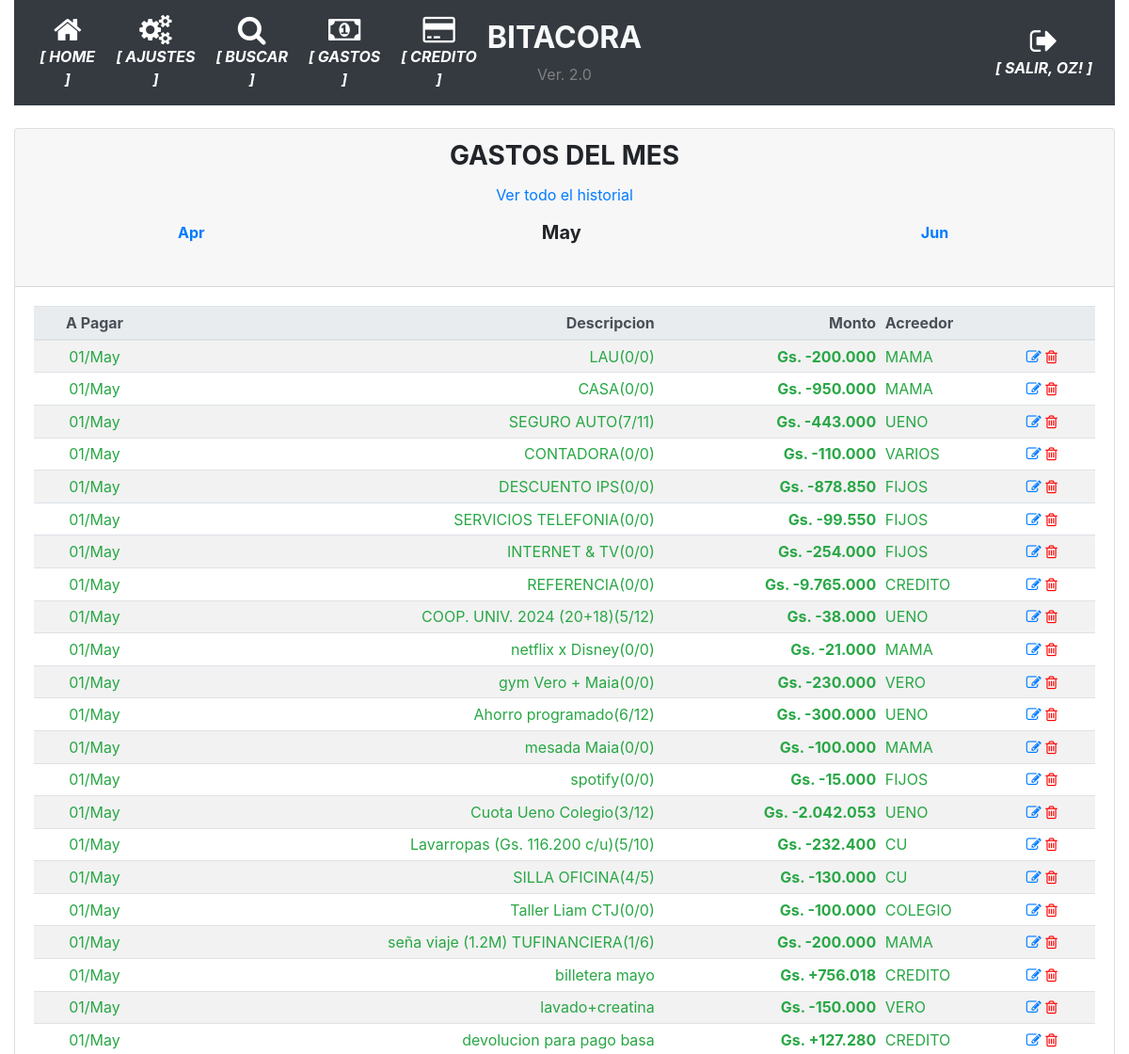
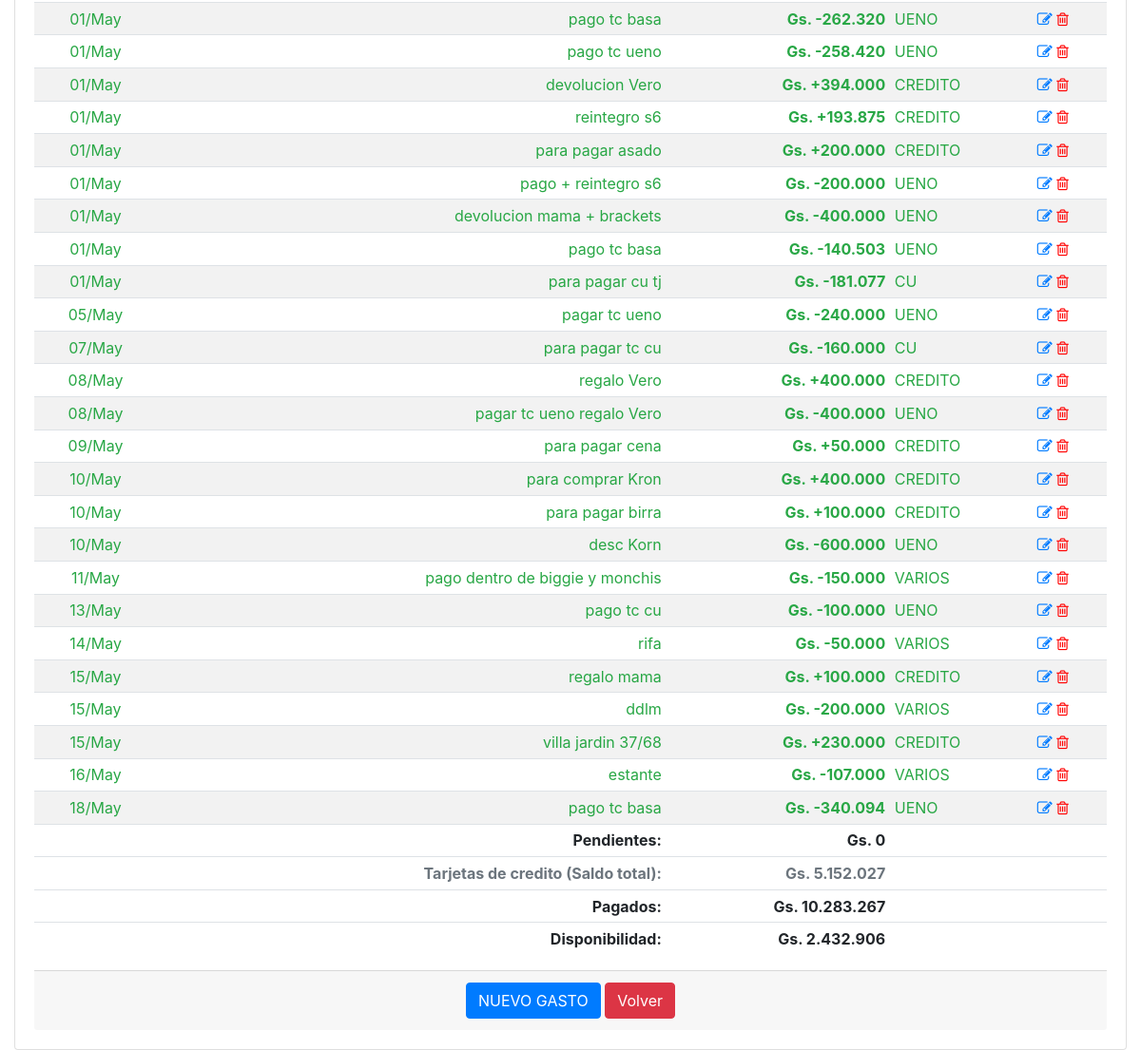
The page /historico_gastos_detalle/ (signed in) on the database as committed earlier (2 pictures, top to bottom).
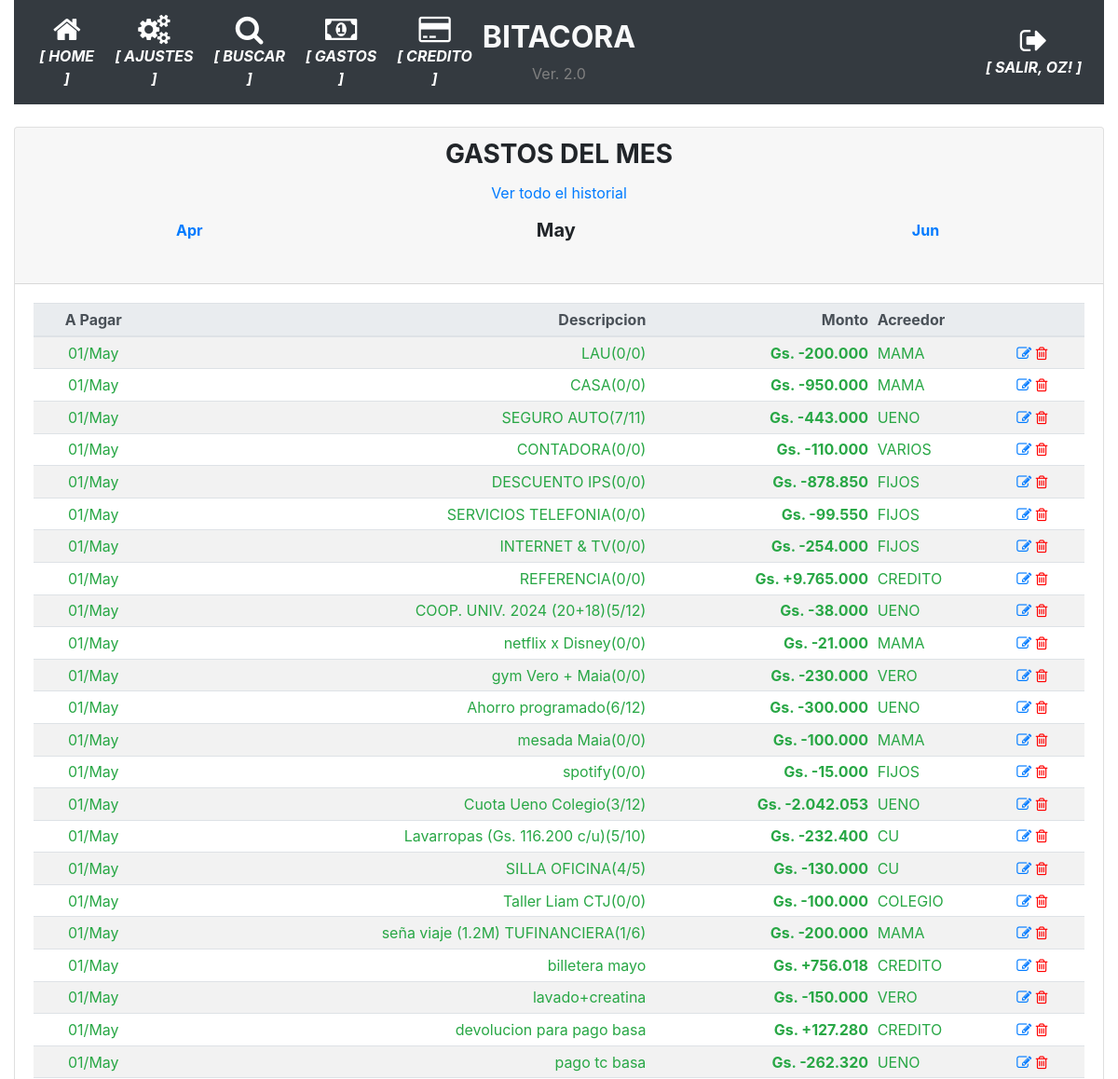
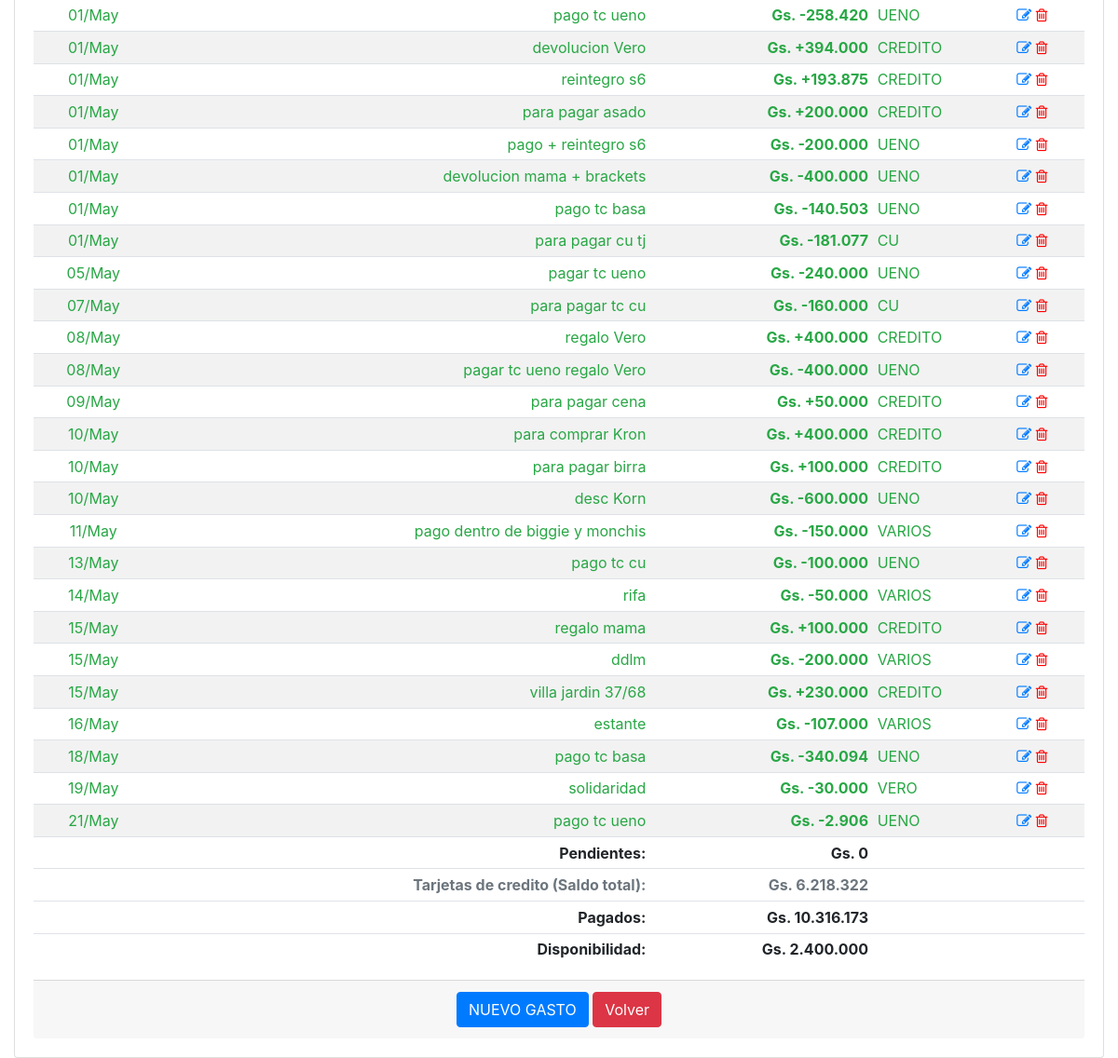
The same page on the database as committed later (2 pictures, top to bottom).
### app/models.py (models this page shows, shortened)
class GastosFijos(db.Model):
    __tablename__='gastos_fijos'
    id = db.Column(db.Integer, primary_key=True)
    date = db.Column(db.Date, nullable=False)
    fecha_pagar = db.Column(db.Date, nullable=False)
    descripcion = db.Column(db.String(100), nullable=False)
    monto = db.Column(db.Integer)
    operacion = db.Column(db.Boolean, server_default=u'False') # CREDITO O DEUDA
    pagado = db.Column(db.Boolean, server_default=u'False')
    id_agrupador_gastos = db.Column(db.Integer, db.ForeignKey('agrupador_gastos.id'), nullable=True)
    agrupador_gastos = db.relationship('AgrupadorGastos',backref='agrupador_gastos', foreign_keys=[id_agrupador_gastos])

class AgrupadorGastos(db.Model):
    __tablename__='agrupador_gastos'
    id = db.Column(db.Integer, primary_key=True)
    agrupador = db.Column(db.String(100), nullable=False)

### app/routes.py (the view)
@app.route('/historico_gastos_detalle/', defaults={'periodo':datetime.now().strftime('%Y-%m')}, methods=['GET', 'POST'])
@app.route('/historico_gastos_detalle/<string:periodo>', methods=['GET', 'POST'])
@login_required
def historico_gastos_detalle(periodo):
    date_obj = datetime.strptime(periodo, '%Y-%m')
    fechas={'mes_anterior':date_obj-relativedelta(months=1), 'mes_actual':date_obj, 'mes_siguiente':date_obj+relativedelta(months=1)}
    gastos = GastosFijos.query.filter(func.strftime("%Y-%m", GastosFijos.fecha_pagar)==periodo).order_by(GastosFijos.fecha_pagar, GastosFijos.id).all()
    if not gastos:
        precarga_deudas(periodo)
        gastos = GastosFijos.query.filter(func.strftime("%Y-%m", GastosFijos.fecha_pagar)==periodo).all()
    deuda = deuda_total(gastos)
    credito, pendientes, pagados = calcular_disponibilidad(periodo)#SALARIO_NETO -  deuda
    disponibilidad = credito - pagados
    balance_movimientos, balance_mensual = balance_cuenta()
    return render_template('historico_gastos_detalle.html', periodo=periodo, gastos=gastos, deuda=pagados, disponibilidad=disponibilidad, pendientes=pendientes, fechas=fechas, balance_movimientos=balance_movimientos)

### app/__init__.py (called while the page is built)
@app.context_processor
def inject_utility_functions():
    return dict(
        listar_tipos=listar_tipos,
        listar_tarjetas=listar_tarjetas
    )

### app/models.py (called while the page is built)
@login.user_loader
def load_user(id):
    return User.query.get(int(id))

### app/utilitarios.py (called while the page is built)
def deuda_total(deudas):
    saldo = 0
    for deuda in deudas:
        if deuda.pagado and deuda.descripcion!='REFERENCIA':
            if not deuda.operacion:
                saldo += deuda.monto
            else:
                saldo -= deuda.monto
    return saldo

### app/templates/historico_gastos_detalle.html (shortened to what the changed rows need)
{% extends "base.html" %}
{% block main %}
<div class="card">
    <div class="card-body">
        <div class="table-responsive">
            <table class="table table-striped table-sm">
                <thead class="thead-light">
                    <tr>
                        <th class="card-text text-center">A Pagar</th>
                        <th class="card-text text-right">Descripcion</th>
                        <th class="card-text text-right">Monto</th>
                        <th class="card-text text-left">Acreedor</th>
                        <th></th>
                    </tr>
                </thead>
                <tbody>
                    {% for gasto in gastos %}
                    <tr class="{{ 'text-success' if gasto.pagado else 'text-danger' }}">
                        <td class="card-text text-center">{{ gasto.fecha_pagar.strftime('%d/%b') }}</td>
                        <td class="card-text text-right">{{ gasto.descripcion }}</td>
                        <td class="card-text text-right"><strong>Gs. {{ "+" if gasto.operacion else "-" }}{{ "{:,.0f}".format(gasto.monto).replace(",", ".") }}</strong></td>
                        <td class="card-text text-left">{{ gasto.agrupador_gastos.agrupador }}</td>
                        <td class="align-self-end">
                            <a href="{{ url_for('modificar_gasto', gasto_id=gasto.id) }}"><i class="fa fa-pencil-square-o"></i></a>
                            <a href="{{ url_for('borrar_gasto', gasto_id=gasto.id) }}" style="color:red"><i class="fa fa-trash-o"></i></a>
                        </td>
                    </tr>
                    {% endfor %}
                </tbody>
                <tfoot>
                    <tr class="{{ 'text-secondary' }}">
                        <td class="card-text text-right"><strong>Gs. {{ "{:,.0f}".format(balance_movimientos|int).replace(",", ".") }}</strong></td>
                    </tr>
                    <tr>
                        <td class="card-text text-right"><strong>Gs. {{ "{:,.0f}".format(deuda).replace(",", ".") }}</strong></td>
                    </tr>
                    <tr>
                        <td class="card-text text-right"><strong>Gs. {{ "{:,.0f}".format(disponibilidad).replace(",", ".") }}</strong></td>
                    </tr>
                </tfoot>
            </table>
        </div>
    </div>
</div>
{% endblock %}

Rows that differ between the two databases and show on the page:
changed GastosFijos "REFERENCIA(0/0)": operacion "-" → "+"
added GastosFijos: fecha_pagar "19/May", descripcion "solidaridad", operacion "-", monto "30.000", agrupador_gastos.agrupador "VERO"
added GastosFijos: fecha_pagar "21/May", descripcion "pago tc ueno", operacion "-", monto "2.906", agrupador_gastos.agrupador "UENO"
Other text that changed with them:
{{ "{:,.0f}".format(balance_movimientos|int).replace(",", ".") }}: "5.152.027" → "6.218.322"
{{ "{:,.0f}".format(deuda).replace(",", ".") }}: "10.283.267" → "10.316.173"
{{ "{:,.0f}".format(disponibilidad).replace(",", ".") }}: "2.432.906" → "2.400.000"
